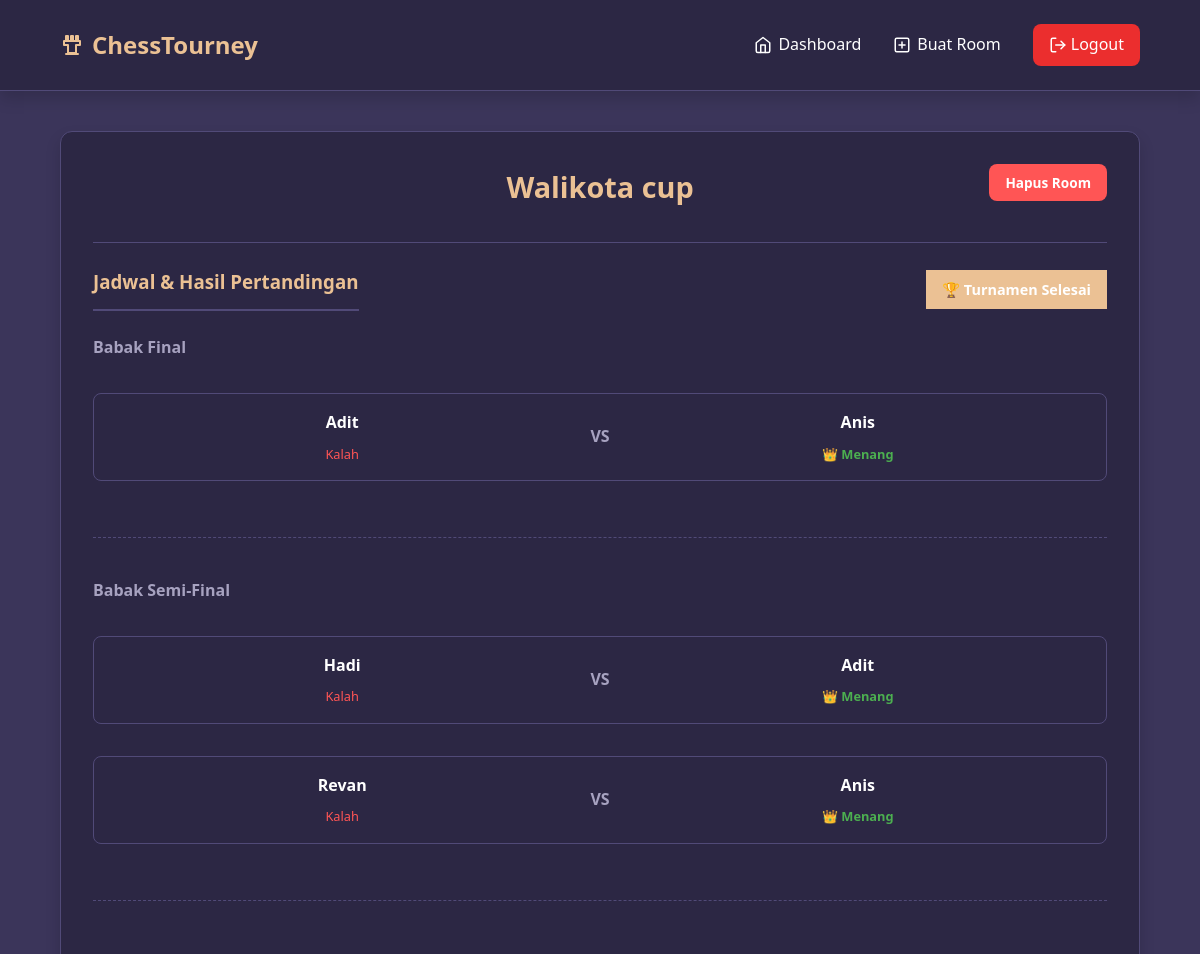
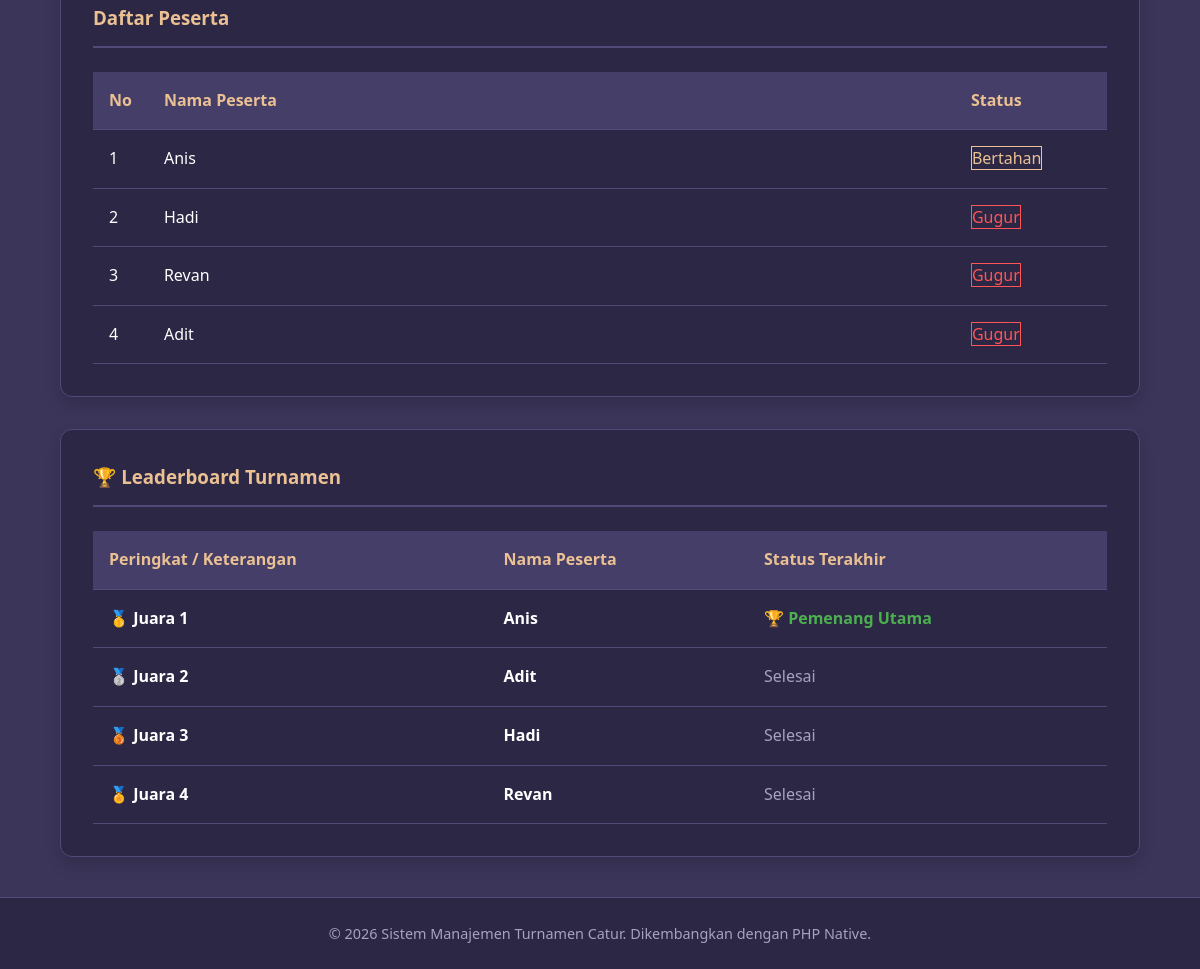
/views/room.php?id=5 (signed in), run on the app's committed database (2 pictures, top to bottom).
### tables this page shows
CREATE TABLE `rooms` (
  `id` int(11) NOT NULL AUTO_INCREMENT,
  `user_id` int(11) NOT NULL,
  `nama_turnamen` varchar(100) NOT NULL,
  `created_at` timestamp NULL DEFAULT current_timestamp(),
  PRIMARY KEY (`id`),
  KEY `fk_rooms_users` (`user_id`),
  CONSTRAINT `fk_rooms_users` FOREIGN KEY (`user_id`) REFERENCES `users` (`id`) ON DELETE CASCADE
);

CREATE TABLE `pertandingan` (
  `id` int(11) NOT NULL AUTO_INCREMENT,
  `room_id` int(11) NOT NULL,
  `babak` int(11) NOT NULL,
  `pemain1_id` int(11) NOT NULL,
  `pemain2_id` int(11) DEFAULT NULL,
  `pemenang_id` int(11) DEFAULT NULL,
  PRIMARY KEY (`id`),
  KEY `room_id` (`room_id`),
  CONSTRAINT `pertandingan_ibfk_1` FOREIGN KEY (`room_id`) REFERENCES `rooms` (`id`) ON DELETE CASCADE
);

CREATE TABLE `peserta` (
  `id` int(11) NOT NULL AUTO_INCREMENT,
  `room_id` int(11) NOT NULL,
  `nama_peserta` varchar(100) NOT NULL,
  `status_aktif` tinyint(1) DEFAULT 1,
  PRIMARY KEY (`id`),
  KEY `room_id` (`room_id`),
  CONSTRAINT `peserta_ibfk_1` FOREIGN KEY (`room_id`) REFERENCES `rooms` (`id`) ON DELETE CASCADE
);

### controllers/room_controller.php (called while the page is built, shortened)
<?php
require_once '../config/database.php';
$room_id = mysqli_real_escape_string($conn, $_GET['id']);
$query_room = "SELECT * FROM rooms WHERE id = '$room_id'";
$result_room = mysqli_query($conn, $query_room);
$room = mysqli_fetch_assoc($result_room);
$query_peserta = "SELECT * FROM peserta WHERE room_id = '$room_id' ORDER BY status_aktif DESC, id ASC";
$result_peserta = mysqli_query($conn, $query_peserta);
$peserta_list = [];
$peserta_dict = [];
$jumlah_aktif = 0;
while ($p = mysqli_fetch_assoc($result_peserta)) {
    $peserta_list[] = $p;
    $peserta_dict[$p['id']] = $p['nama_peserta'];
    if ($p['status_aktif'] == 1) {
        $jumlah_aktif++;
    }
}
$total_peserta = count($peserta_list);
$query_matches = "SELECT p.*, p1.nama_peserta as p1_nama, p2.nama_peserta as p2_nama
                  FROM pertandingan p
                  LEFT JOIN peserta p1 ON p.pemain1_id = p1.id
                  LEFT JOIN peserta p2 ON p.pemain2_id = p2.id
                  WHERE p.room_id = '$room_id'
                  ORDER BY p.babak DESC, p.id ASC";
$result_matches = mysqli_query($conn, $query_matches);
$matches_by_round = [];
if (mysqli_num_rows($result_matches) > 0) {
    while ($match = mysqli_fetch_assoc($result_matches)) {
        $matches_by_round[$match['babak']][] = $match;
    }
}
$is_started = count($matches_by_round) > 0;
$is_tournament_finished = ($is_started && $jumlah_aktif == 1);
$juara = [];
if ($is_tournament_finished) {
    $max_babak = max(array_keys($matches_by_round));
    $final_match = $matches_by_round[$max_babak][0];
    $juara[1] = $final_match['pemenang_id'];
    $juara[2] = ($final_match['pemain1_id'] == $juara[1]) ? $final_match['pemain2_id'] : $final_match['pemain1_id'];
    if (isset($matches_by_round[$max_babak - 1])) {
        $idx = 3;
        foreach ($matches_by_round[$max_babak - 1] as $semi_match) {
            $loser = ($semi_match['pemain1_id'] == $semi_match['pemenang_id']) ? $semi_match['pemain2_id'] : $semi_match['pemain1_id'];
            if ($loser != 0 && !is_null($loser)) {
                $juara[$idx] = $loser;
                $idx++;
            }
        }
    }
}
?>

### views/room.php (the view, shortened to what this page needs)
<?php
require_once '../controllers/room_controller.php';
?>
<!DOCTYPE html>
<html lang="id">
<head>
    <link rel="stylesheet" href="../assets/css/style.css">
</head>
<body>
    <?php include '../includes/header.php'; ?>
    <main class="main-content">
        <div class="content-card">
            <div style="position: relative; text-align: center; padding-bottom: 1.5rem; border-bottom: 1px solid var(--border-color); margin-bottom: 1.5rem;">
                <a href="../actions/delete_room.php?id=<?php echo $room_id; ?>" onclick="return confirm('PERINGATAN: Yakin hapus turnamen ini?');" class="btn-primary" style="position: absolute; right: 0; top: 0; background-color: #ff5555; color: white; font-size: 0.85rem; padding: 0.5rem 1rem;">
                    Hapus Room
                </a>
                <h2 style="color: var(--accent-peach); font-size: 1.8rem; margin-bottom: 0.5rem; padding: 0 120px;">
                    <?php echo htmlspecialchars($room['nama_turnamen']); ?>
                </h2>
            </div>
            <?php if (!$is_started): ?>
                <h3 class="section-header">Manajemen Peserta</h3>
                <form action="../actions/add_peserta.php" method="POST" class="chess-form" style="flex-direction: row; align-items: flex-end; max-width: 100%; margin-bottom: 2rem;">
                    <div class="form-group" style="flex-grow: 1;">
                        <label for="nama_peserta">Nama Lengkap Peserta</label>
                        <input type="text" id="nama_peserta" name="nama_peserta" placeholder="Masukkan nama peserta..." required>
                    </div>
                    <input type="hidden" name="room_id" value="<?php echo $room_id; ?>">
                    <button type="submit" class="btn-primary">Tambah Peserta</button>
                </form>
                <?php if ($total_peserta >= 2): ?>
                    <form action="../actions/generate_pairing.php" method="POST" style="text-align: center; margin-bottom: 2rem;">
                        <input type="hidden" name="room_id" value="<?php echo $room_id; ?>">
                        <button type="submit" class="btn-primary" onclick="return confirm('Mulai turnamen? Form pendaftaran akan ditutup otomatis.');" style="padding: 0.8rem 2rem; font-size: 1rem;">
                            Acak & Mulai Babak 1
                        </button>
                    </form>
                <?php else: ?>
                    <p style="text-align: center; color: var(--text-muted); margin-bottom: 2rem;">Minimal butuh 2 peserta untuk memulai turnamen.</p>
                <?php endif; ?>
            <?php else: ?>
                <div style="display: flex; justify-content: space-between; align-items: center; margin-bottom: 1.5rem;">
                    <h3 class="section-header" style="margin: 0;">Jadwal & Hasil Pertandingan</h3>
                    <?php if ($is_tournament_finished): ?>
                        <span class="badge-peach" style="background-color: var(--accent-peach); color: white; border: none; padding: 0.5rem 1rem; font-weight: bold; font-size: 0.9rem;">🏆 Turnamen Selesai</span>
                    <?php else: ?>
                        <span class="badge-peach" style="background-color: transparent; border: 1px solid var(--text-muted); color: var(--text-muted);">Babak Sedang Berlangsung</span>
                    <?php endif; ?>
                </div>
                <div class="pairing-board">
                    <?php foreach ($matches_by_round as $babak => $matches): ?>
                        <h4 style="margin-bottom: 1rem; color: var(--text-muted);">
                            <?php
                            if ($is_tournament_finished && $babak == $max_babak) echo "Babak Final";
                            else if ($is_tournament_finished && $babak == ($max_babak - 1)) echo "Babak Semi-Final";
                            else echo "Babak " . $babak;
                            ?>
                        </h4>
                        <?php foreach ($matches as $m): ?>
                            <div class="match-box">
                                <div class="player-side">
                                    <strong><?php echo htmlspecialchars($m['p1_nama']); ?></strong><br>
                                    <?php if (is_null($m['pemenang_id'])): ?>
                                        <a href="../actions/set_winner.php?match_id=<?php echo $m['id']; ?>&win=<?php echo $m['pemain1_id']; ?>&lose=<?php echo $m['pemain2_id'] ?? '0'; ?>&room_id=<?php echo $room_id; ?>" class="btn-win" onclick="return confirm('Pilih sebagai pemenang?');">Menang</a>
                                    <?php elseif ($m['pemenang_id'] == $m['pemain1_id']): ?>
                                        <span class="winner-text">👑 Menang</span>
                                    <?php else: ?>
                                        <span style="color: #ff5555; font-size: 0.8rem; display: block; margin-top: 0.5rem;">Kalah</span>
                                    <?php endif; ?>
                                </div>
                                <div class="vs-side">VS</div>
                                <div class="player-side">
                                    <?php if ($m['pemain2_id']): ?>
                                        <strong><?php echo htmlspecialchars($m['p2_nama']); ?></strong><br>
                                        <?php if (is_null($m['pemenang_id'])): ?>
                                            <a href="../actions/set_winner.php?match_id=<?php echo $m['id']; ?>&win=<?php echo $m['pemain2_id']; ?>&lose=<?php echo $m['pemain1_id']; ?>&room_id=<?php echo $room_id; ?>" class="btn-win" onclick="return confirm('Pilih sebagai pemenang?');">Menang</a>
                                        <?php elseif ($m['pemenang_id'] == $m['pemain2_id']): ?>
                                            <span class="winner-text">👑 Menang</span>
                                        <?php else: ?>
                                            <span style="color: #ff5555; font-size: 0.8rem; display: block; margin-top: 0.5rem;">Kalah</span>
                                        <?php endif; ?>
                                    <?php else: ?>
                                        <strong style="color: var(--text-muted);">(BYE)</strong><br>
                                        <span style="color: var(--text-muted); font-size: 0.8rem; display: block; margin-top: 0.5rem;">Lolos Otomatis</span>
                                    <?php endif; ?>
                                </div>
                            </div>
                        <?php endforeach; ?>
                        <hr style="border: 0; border-top: 1px dashed var(--border-color); margin: 1.5rem 0;">
                    <?php endforeach; ?>
                </div>
            <?php endif; ?>
            <h3 class="section-header" style="margin-top: 2rem;">Daftar Peserta</h3>
            <div class="data-table-container">
                <table class="data-table">
                    <thead>
                        <tr>
                            <th style="width: 5%;">No</th><th>Nama Peserta</th><th style="width: 15%;">Status</th>
                        </tr>
                    </thead>
                    <tbody>
                        <?php
                        if ($total_peserta > 0) {
                            $no = 1;
                            foreach ($peserta_list as $peserta) {
                                $status_text = ($peserta['status_aktif'] == 1) ? 'Bertahan' : 'Gugur';
                                $status_color = ($peserta['status_aktif'] == 1) ? 'var(--accent-peach)' : '#ff5555';
                                echo "<tr>";
                                echo "<td>{$no}</td>";
                                echo "<td>" . htmlspecialchars($peserta['nama_peserta']) . "</td>";
                                echo "<td><span class='badge-peach' style='background-color: transparent; border: 1px solid {$status_color}; color: {$status_color};'>{$status_text}</span></td>";
                                echo "</tr>";
                                $no++;
                            }
                        } else {
                            echo "<tr><td colspan='4' style='text-align: center; color: var(--text-muted);'>Belum ada peserta yang mendaftar.</td></tr>";
                        }
                        ?>
                    </tbody>
                </table>
            </div>
        </div>
        <div class="content-card">
            <h3 class="section-header">🏆 Leaderboard Turnamen</h3>
            <div class="data-table-container">
                <table class="data-table">
                    <thead>
                        <tr><th>Peringkat / Keterangan</th><th>Nama Peserta</th><th>Status Terakhir</th></tr>
                    </thead>
                    <tbody>
                        <?php if ($is_tournament_finished): ?>
                            <?php
                            $medali = [1 => '🥇 Juara 1', 2 => '🥈 Juara 2', 3 => '🥉 Juara 3', 4 => '🏅 Juara 4'];
                            foreach ($juara as $posisi => $id_peserta) {
                                if (isset($peserta_dict[$id_peserta])) {
                                    echo "<tr>";
                                    echo "<td><strong>" . $medali[$posisi] . "</strong></td>";
                                    echo "<td><strong>" . htmlspecialchars($peserta_dict[$id_peserta]) . "</strong></td>";
                                    if ($posisi == 1) {
                                        echo "<td><span style='color: #4CAF50; font-weight: bold;'>🏆 Pemenang Utama</span></td>";
                                    } else {
                                        echo "<td><span style='color: var(--text-muted);'>Selesai</span></td>";
                                    }
                                    echo "</tr>";
                                }
                            }
                            ?>
                        <?php else: ?>
                            <tr><td colspan="3" style="text-align: center; color: var(--text-muted); padding: 2rem 0;">Belum ada data peringkat. Pertandingan belum dimulai.</td></tr>
                        <?php endif; ?>
                    </tbody>
                </table>
            </div>
        </div>
    </main>
    <?php include '../includes/footer.php'; ?>
</body>
</html>

### data on the page
rooms: nama_turnamen "Walikota cup"
pertandingan: peserta.nama_peserta "Adit", pemenang_id "Kalah", peserta.nama_peserta "Anis"
pertandingan: peserta.nama_peserta "Hadi", pemenang_id "Kalah", peserta.nama_peserta "Adit"
pertandingan: peserta.nama_peserta "Revan", pemenang_id "Kalah", peserta.nama_peserta "Anis"
peserta: nama_peserta "Anis", status_aktif "Bertahan"
peserta: nama_peserta "Hadi", status_aktif "Gugur"
peserta: nama_peserta "Revan", status_aktif "Gugur"
peserta: nama_peserta "Adit", status_aktif "Gugur"

### other printed values
$medali[$posisi] "🥇 Juara 1"
$peserta_dict[$id_peserta] "Anis"
$medali[$posisi] "🥈 Juara 2"
$peserta_dict[$id_peserta] "Adit"
$medali[$posisi] "🥉 Juara 3"
$peserta_dict[$id_peserta] "Hadi"
$medali[$posisi] "🏅 Juara 4"
$peserta_dict[$id_peserta] "Revan"
